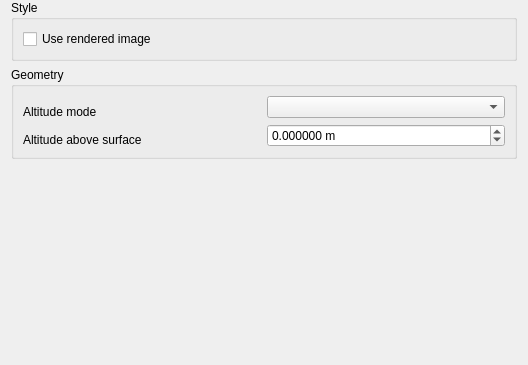
             <widget class="QWidget" name="scrollAreaWidgetContents_6">
              <property name="geometry">
               <rect>
                <x>0</x>
                <y>0</y>
                <width>528</width>
                <height>365</height>
               </rect>
              </property>
              <layout class="QVBoxLayout" name="verticalLayout_18">
               <property name="topMargin">
                <number>0</number>
               </property>
               <property name="bottomMargin">
                <number>0</number>
               </property>
               <item>
                <widget class="QgsCollapsibleGroupBox" name="grpRasterStyle">
                 <property name="title">
                  <string>Style</string>
                 </property>
                 <property name="checkable">
                  <bool>false</bool>
                 </property>
                 <property name="checked">
                  <bool>false</bool>
                 </property>
                 <property name="saveCollapsedState" stdset="0">
                  <bool>true</bool>
                 </property>
                 <property name="saveCheckedState" stdset="0">
                  <bool>true</bool>
                 </property>
                 <property name="collapsed" stdset="0">
                  <bool>false</bool>
                 </property>
                 <layout class="QGridLayout" name="gridLayout_8">
                  <item row="0" column="0">
                   <widget class="QCheckBox" name="chkRasterRendered">
                    <property name="text">
                     <string>Use rendered image</string>
                    </property>
                   </widget>
                  </item>
                 </layout>
                </widget>
               </item>
               <item>
                <widget class="QgsCollapsibleGroupBox" name="grpRasterGeometry">
                 <property name="title">
                  <string>Geometry</string>
                 </property>
                 <property name="collapsed" stdset="0">
                  <bool>false</bool>
                 </property>
                 <property name="saveCollapsedState" stdset="0">
                  <bool>true</bool>
                 </property>
                 <property name="saveCheckedState" stdset="0">
                  <bool>false</bool>
                 </property>
                 <layout class="QGridLayout" name="gridLayout_9">
                  <item row="0" column="0" rowspan="2">
                   <widget class="QLabel" name="label_21">
                    <property name="text">
                     <string>Altitude mode</string>
                    </property>
                   </widget>
                  </item>
                  <item row="1" column="1" rowspan="2">
                   <widget class="QDoubleSpinBox" name="spnRasterAltitude">
                    <property name="sizePolicy">
                     <sizepolicy hsizetype="Preferred" vsizetype="Fixed">
                      <horstretch>0</horstretch>
                      <verstretch>0</verstretch>
                     </sizepolicy>
                    </property>
                    <property name="suffix">
                     <string> m</string>
                    </property>
                    <property name="decimals">
                     <number>6</number>
                    </property>
                    <property name="minimum">
                     <double>-999999.999998999992386</double>
                    </property>
                    <property name="value">
                     <double>0.000000000000000</double>
                    </property>
                   </widget>
                  </item>
                  <item row="2" column="0">
                   <widget class="QLabel" name="label_22">
                    <property name="text">
                     <string>Altitude above surface</string>
                    </property>
                   </widget>
                  </item>
                  <item row="0" column="1">
                   <widget class="QComboBox" name="cmbRasterAltitudeMode"/>
                  </item>
                 </layout>
                </widget>
               </item>
               <item>
                <spacer name="verticalSpacer_5">
                 <property name="orientation">
                  <enum>Qt::Vertical</enum>
                 </property>
                 <property name="sizeHint" stdset="0">
                  <size>
                   <width>20</width>
                   <height>40</height>
                  </size>
                 </property>
                </spacer>
               </item>
              </layout>
             </widget>
